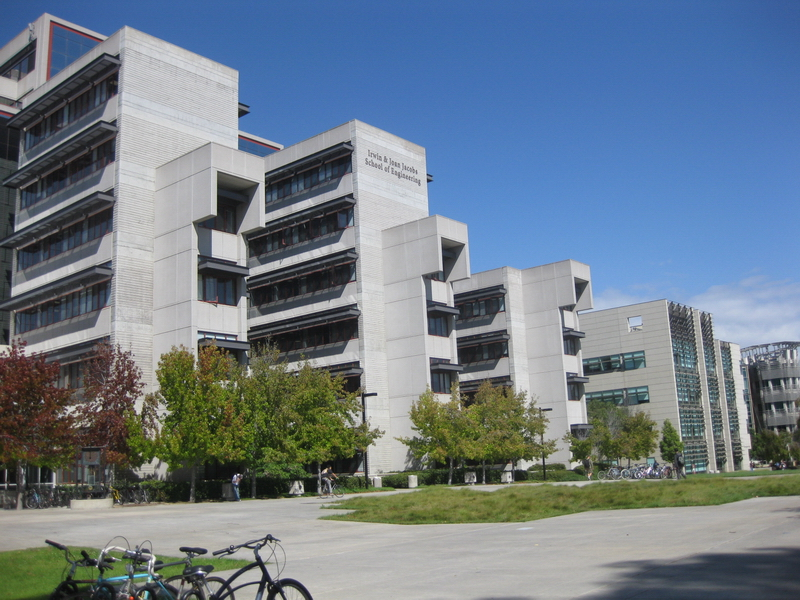
#> input picture pictures/img1.jpg, 800 x 600 px; its folder holds only this picture in this run
$ python main.py   (Python 2 division)
#> lines starting #> are read from the running program, lines starting #| are printed output that depends on the picture
""" Module docstring

This is the docstring for the main module.
"""

import cv2
import numpy
import glob

def greyscale(image):
    '''Convert an image to greyscale.

    image  - a numpy array of shape (rows, columns, 3).
    output - a numpy array of shape (rows, columns) and dtype same as
    image, containing the average of image's 3 channels.

    Please make sure the output shape has only 2 components!
    For instance, (512, 512) instead of (512, 512, 1)
    '''
    output = None
  # Insert your code here.----------------------------------------------------
    output = numpy.zeros( (image.shape[0], image.shape[1]), image.dtype )
    for i in range(image.shape[0]):
        for j in range(image.shape[1]):
            output[i,j] = numpy.sum(image[i,j])/3
  #---------------------------------------------------------------------------
    return output

def main():
    print "hello world"
    print cv2.__version__
    # figure out what pictures to work on
    file_list = glob.glob('./pictures/*.jpg')
    print file_list
    # read in all pictures
    images = []
    for file in file_list:
        images.append(cv2.imread(file))
    cv2.namedWindow("image")
#     for img in images:
#         cv2.imshow("image",img)
#         cv2.waitKey()
    # do feature detection on all pictures
    corners = []
    for img in images:
        img_grey = greyscale(img)
        corners.append(cv2.goodFeaturesToTrack(img_grey, 1000, 0.01, 0.01))
        for coord in corners[-1]:
            cv2.circle(img, tuple(coord[0]), 5, 255)
        cv2.imshow("image", img)
        cv2.waitKey()
#> this loop made 1 pass
#> pass 1, in main, `img_grey = greyscale(img)`:
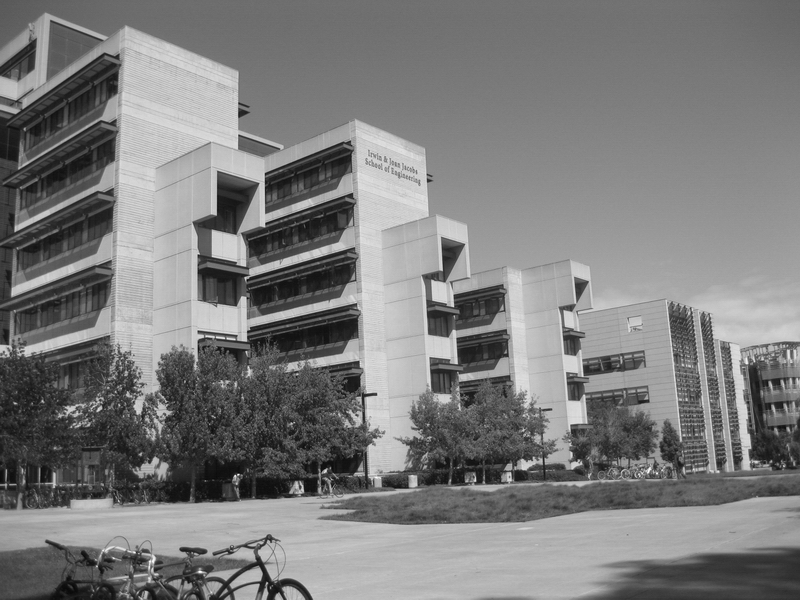
#> img_grey: shape (600, 800); min 6, max 255, mean 124.3
#> pass 1, in main, `cv2.imshow("image", img)`:
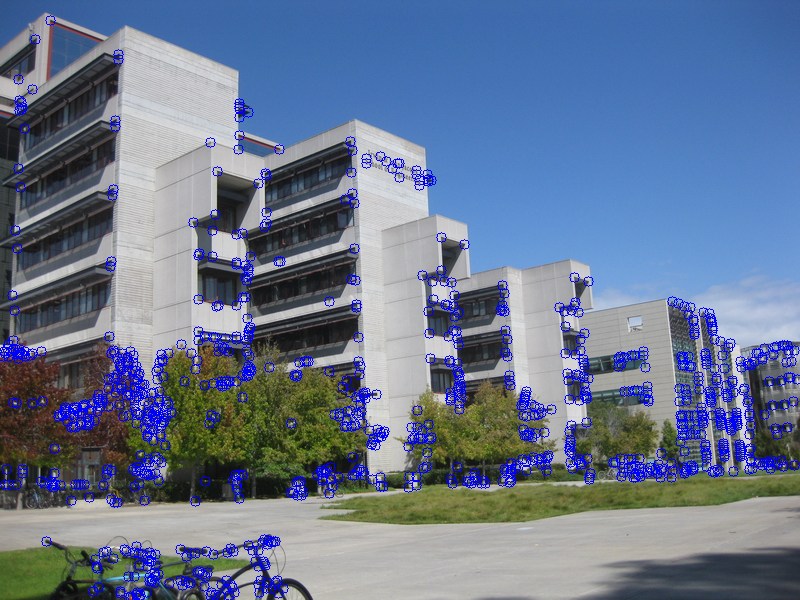
#> window 'image': shape (600, 800, 3); mean B, G, R 145.2, 119.4, 105
#> after the loop, corners = 1 item


if __name__ == "__main__":
    main()

$ run again, on pictures/img5.jpg
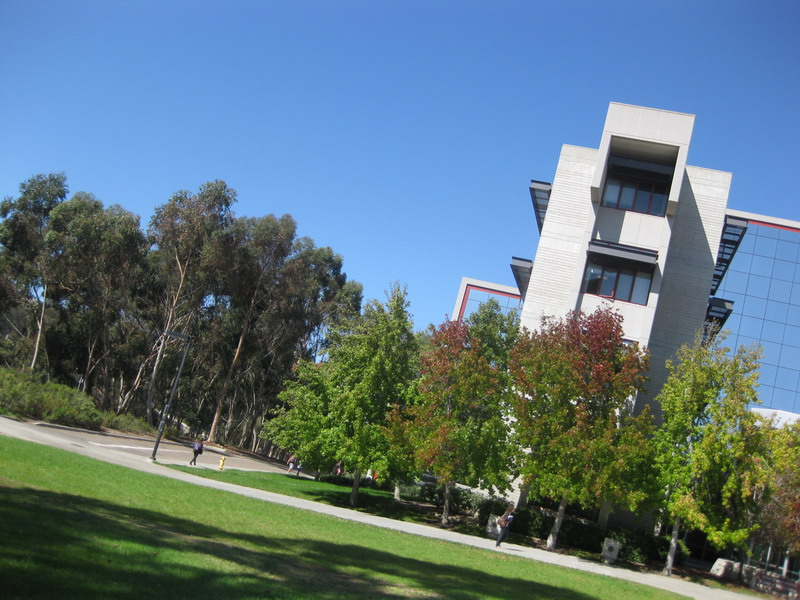
#> input picture pictures/img5.jpg, 800 x 600 px
#> the loop in main, `for img in images:` made 1 pass
#> pass 1, in main, `img_grey = greyscale(img)`:
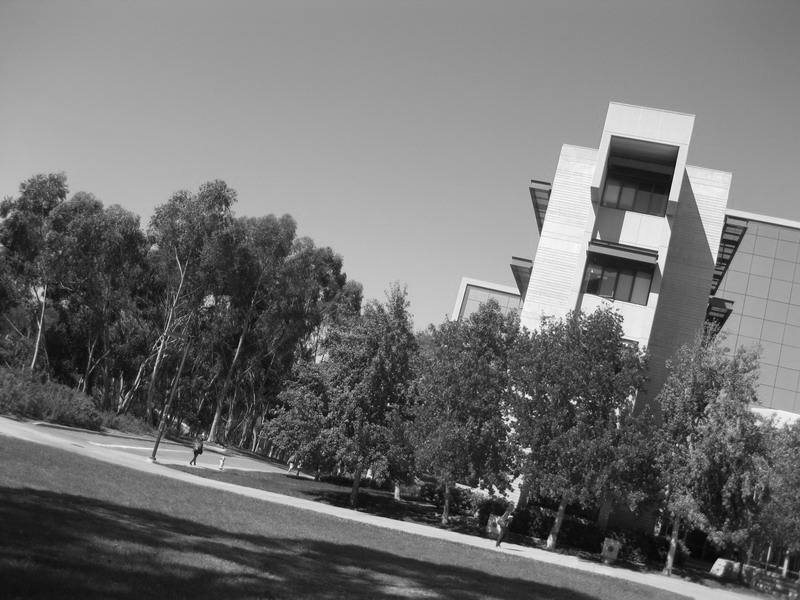
#> img_grey: shape (600, 800); min 0, max 254, mean 113.5
#> pass 1, in main, `cv2.imshow("image", img)`:
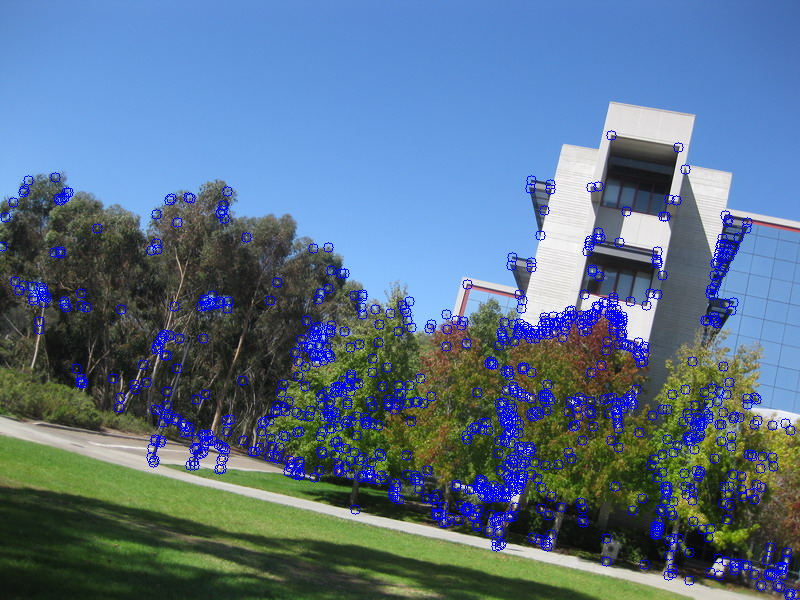
#> window 'image': shape (600, 800, 3); mean B, G, R 137.2, 113.2, 89.7
#> after the loop in main, `for img in images:`: corners = 1 item

$ run again, on pictures/img6.jpg
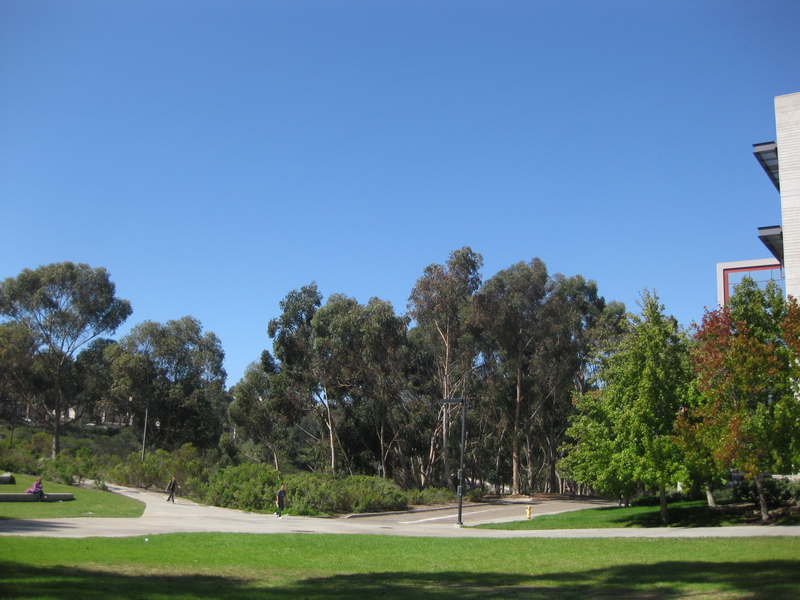
#> input picture pictures/img6.jpg, 800 x 600 px
#> the loop in main, `for img in images:` made 1 pass
#> pass 1, in main, `img_grey = greyscale(img)`:
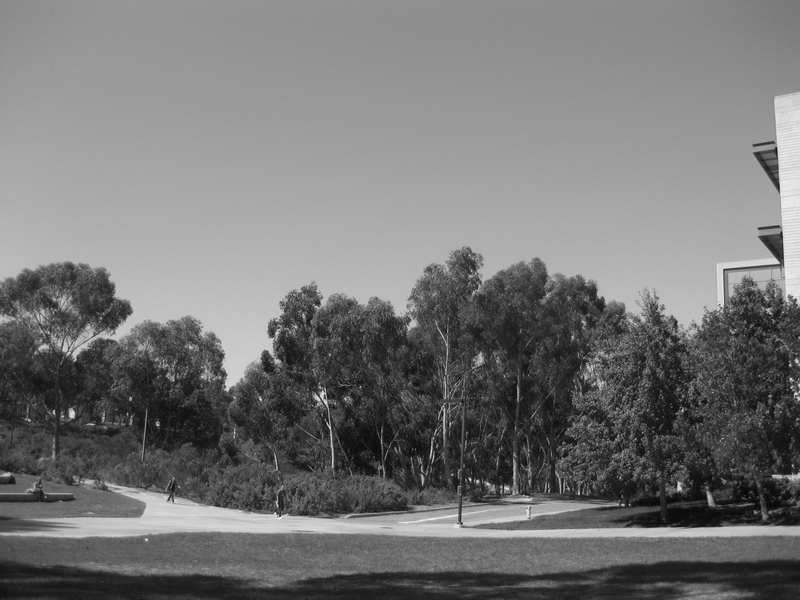
#> img_grey: shape (600, 800); min 5, max 254, mean 117.5
#> pass 1, in main, `cv2.imshow("image", img)`:
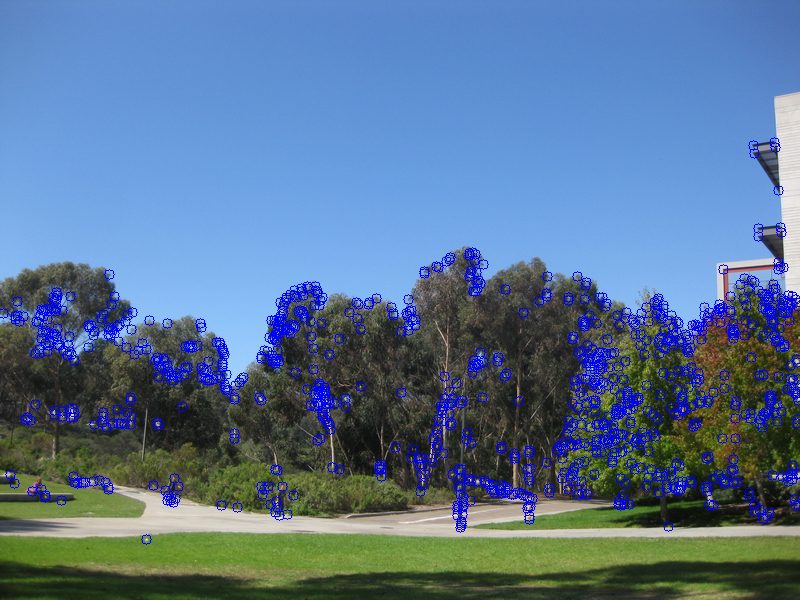
#> window 'image': shape (600, 800, 3); mean B, G, R 147.2, 116.4, 89.3
#> after the loop in main, `for img in images:`: corners = 1 item

$ run again, on pictures/img2.jpg
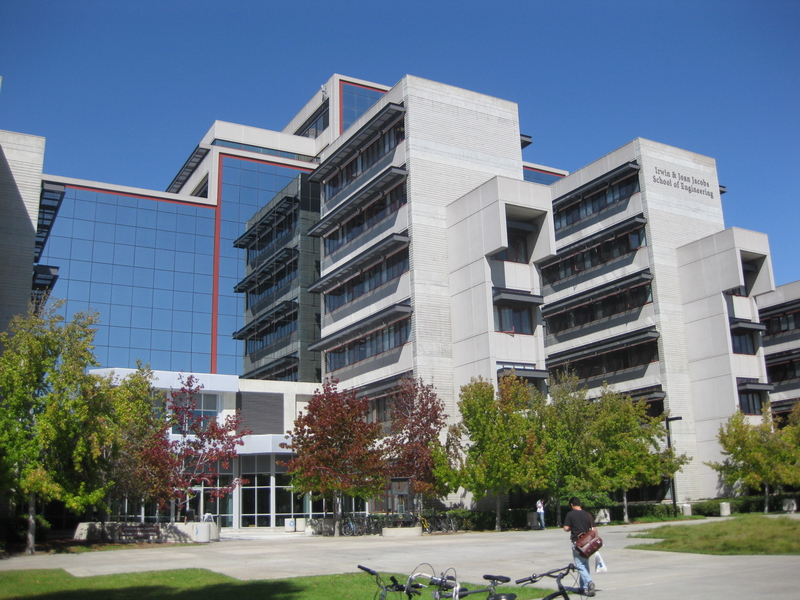
#> input picture pictures/img2.jpg, 800 x 600 px
#> the loop in main, `for img in images:` made 1 pass
#> pass 1, in main, `img_grey = greyscale(img)`:
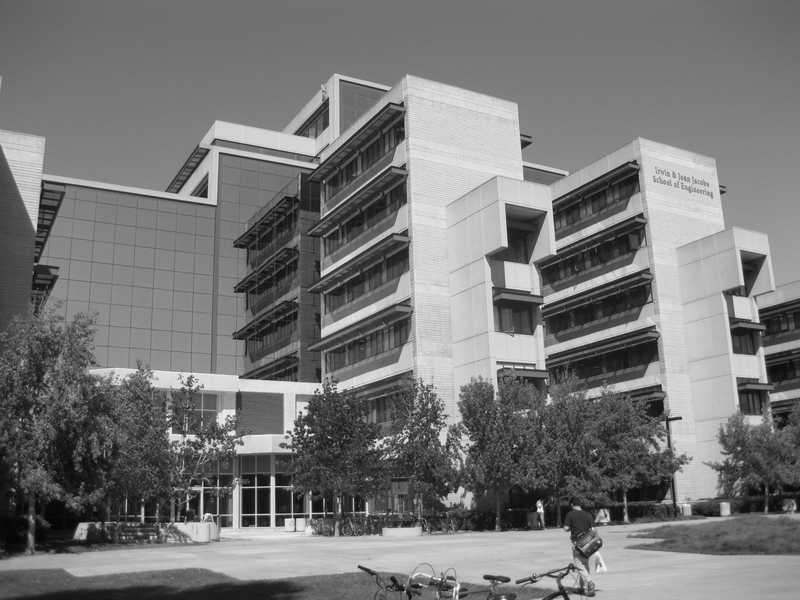
#> img_grey: shape (600, 800); min 2, max 255, mean 119
#> pass 1, in main, `cv2.imshow("image", img)`:
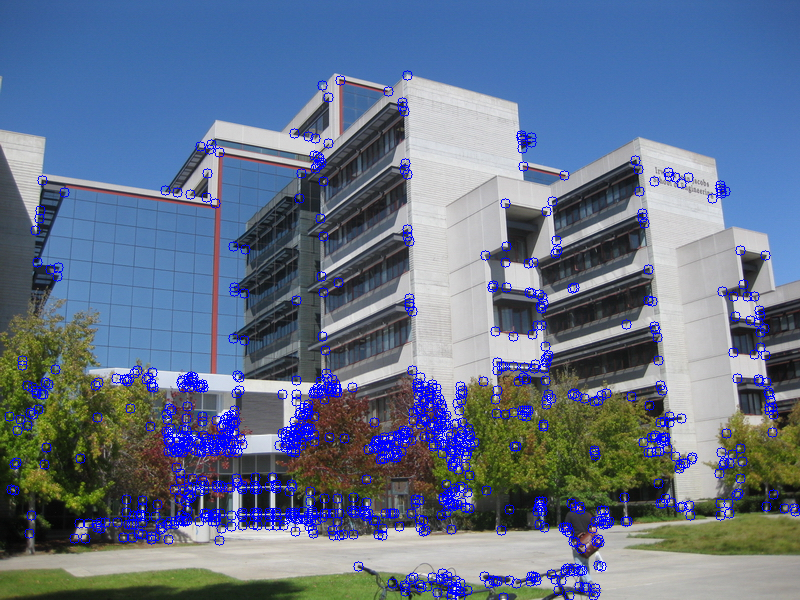
#> window 'image': shape (600, 800, 3); mean B, G, R 139.1, 114.6, 100
#> after the loop in main, `for img in images:`: corners = 1 item

$ run again, on pictures/img3.jpg
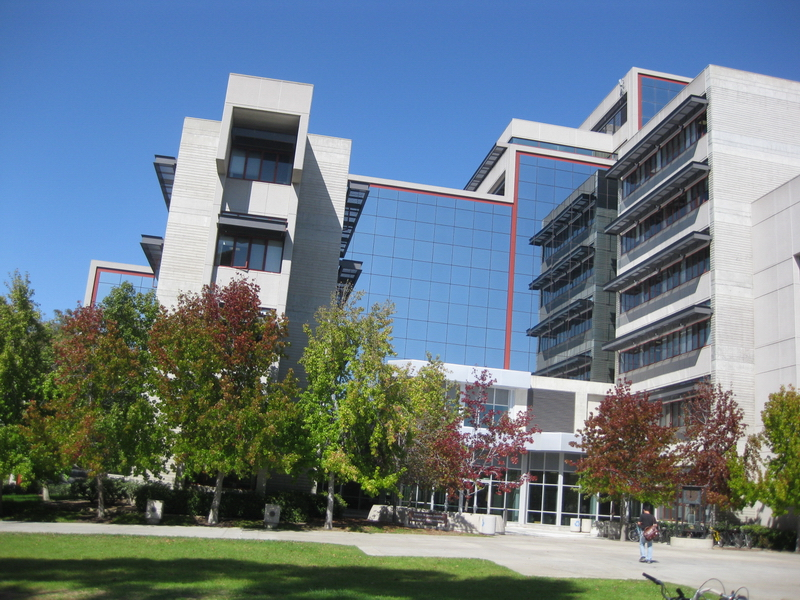
#> input picture pictures/img3.jpg, 800 x 600 px
#> the loop in main, `for img in images:` made 1 pass
#> pass 1, in main, `img_grey = greyscale(img)`:
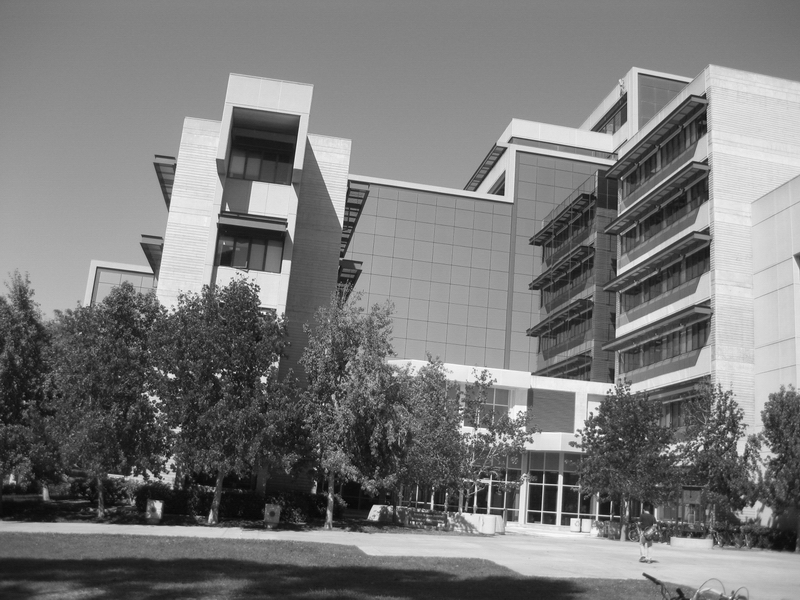
#> img_grey: shape (600, 800); min 6, max 254, mean 121.4
#> pass 1, in main, `cv2.imshow("image", img)`:
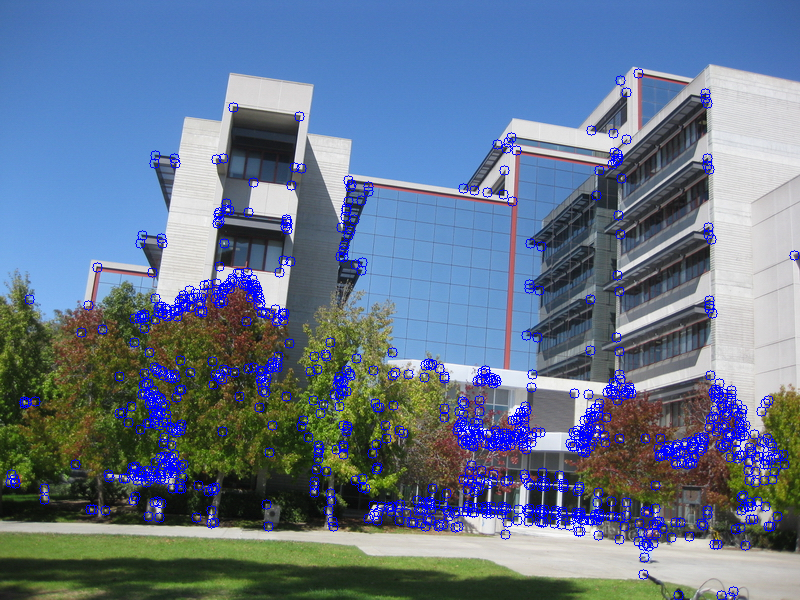
#> window 'image': shape (600, 800, 3); mean B, G, R 141.4, 118.2, 101.3
#> after the loop in main, `for img in images:`: corners = 1 item
